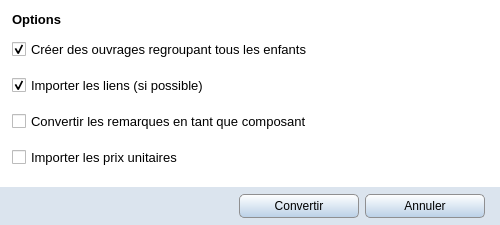
<?xml version="1.0" encoding="UTF-8"?>
<ui version="4.0">
 <class>BcmSettings</class>
 <widget class="QWidget" name="BcmSettings">
  <property name="windowModality">
   <enum>Qt::ApplicationModal</enum>
  </property>
  <property name="geometry">
   <rect>
    <x>0</x>
    <y>0</y>
    <width>500</width>
    <height>225</height>
   </rect>
  </property>
  <property name="minimumSize">
   <size>
    <width>500</width>
    <height>225</height>
   </size>
  </property>
  <property name="maximumSize">
   <size>
    <width>500</width>
    <height>225</height>
   </size>
  </property>
  <property name="windowTitle">
   <string>Options</string>
  </property>
  <property name="windowIcon">
   <iconset resource="../icones/icons.qrc">
    <normaloff>:/Images/asc.svg</normaloff>:/Images/asc.svg</iconset>
  </property>
  <property name="styleSheet">
   <string notr="true">QWidget#BcmSettings {background:#FFFFFF}</string>
  </property>
  <layout class="QGridLayout" name="gridLayout">
   <property name="leftMargin">
    <number>0</number>
   </property>
   <property name="rightMargin">
    <number>0</number>
   </property>
   <property name="bottomMargin">
    <number>0</number>
   </property>
   <property name="verticalSpacing">
    <number>15</number>
   </property>
   <item row="0" column="0">
    <spacer name="spacer_left">
     <property name="orientation">
      <enum>Qt::Horizontal</enum>
     </property>
     <property name="sizeType">
      <enum>QSizePolicy::Fixed</enum>
     </property>
     <property name="sizeHint" stdset="0">
      <size>
       <width>6</width>
       <height>20</height>
      </size>
     </property>
    </spacer>
   </item>
   <item row="0" column="1">
    <widget class="QWidget" name="search_in_widget" native="true">
     <layout class="QVBoxLayout" name="verticalLayout_2">
      <property name="leftMargin">
       <number>0</number>
      </property>
      <property name="topMargin">
       <number>0</number>
      </property>
      <property name="rightMargin">
       <number>0</number>
      </property>
      <property name="bottomMargin">
       <number>0</number>
      </property>
      <item>
       <widget class="QLabel" name="bcm_title">
        <property name="font">
         <font>
          <family>Segoe UI</family>
          <pointsize>10</pointsize>
          <weight>75</weight>
          <bold>true</bold>
         </font>
        </property>
        <property name="text">
         <string>Options</string>
        </property>
       </widget>
      </item>
      <item>
       <layout class="QVBoxLayout" name="search_in_global_layer">
        <item>
         <widget class="QCheckBox" name="bcm_material_group">
          <property name="minimumSize">
           <size>
            <width>0</width>
            <height>30</height>
           </size>
          </property>
          <property name="font">
           <font>
            <family>Segoe UI</family>
            <pointsize>10</pointsize>
           </font>
          </property>
          <property name="text">
           <string>Créer des ouvrages regroupant tous les enfants </string>
          </property>
          <property name="checked">
           <bool>true</bool>
          </property>
         </widget>
        </item>
        <item>
         <widget class="QCheckBox" name="bcm_link">
          <property name="minimumSize">
           <size>
            <width>0</width>
            <height>30</height>
           </size>
          </property>
          <property name="font">
           <font>
            <family>Segoe UI</family>
            <pointsize>10</pointsize>
           </font>
          </property>
          <property name="text">
           <string>Importer les liens (si possible)</string>
          </property>
          <property name="checked">
           <bool>true</bool>
          </property>
         </widget>
        </item>
        <item>
         <widget class="QCheckBox" name="bcm_comment">
          <property name="minimumSize">
           <size>
            <width>0</width>
            <height>30</height>
           </size>
          </property>
          <property name="font">
           <font>
            <family>Segoe UI</family>
            <pointsize>10</pointsize>
           </font>
          </property>
          <property name="text">
           <string>Convertir les remarques en tant que composant</string>
          </property>
         </widget>
        </item>
        <item>
         <widget class="QCheckBox" name="bcm_price">
          <property name="minimumSize">
           <size>
            <width>0</width>
            <height>30</height>
           </size>
          </property>
          <property name="font">
           <font>
            <family>Segoe UI</family>
            <pointsize>10</pointsize>
           </font>
          </property>
          <property name="text">
           <string>Importer les prix unitaires</string>
          </property>
         </widget>
        </item>
       </layout>
      </item>
     </layout>
    </widget>
   </item>
   <item row="0" column="2">
    <spacer name="spacer_left_2">
     <property name="orientation">
      <enum>Qt::Horizontal</enum>
     </property>
     <property name="sizeType">
      <enum>QSizePolicy::Fixed</enum>
     </property>
     <property name="sizeHint" stdset="0">
      <size>
       <width>6</width>
       <height>20</height>
      </size>
     </property>
    </spacer>
   </item>
   <item row="1" column="0" colspan="3">
    <widget class="QWidget" name="fond" native="true">
     <property name="minimumSize">
      <size>
       <width>0</width>
       <height>38</height>
      </size>
     </property>
     <property name="maximumSize">
      <size>
       <width>16777215</width>
       <height>38</height>
      </size>
     </property>
     <property name="styleSheet">
      <string notr="true">QWidget#fond{background: #DBE4EE}</string>
     </property>
     <layout class="QHBoxLayout" name="horizontalLayout_3">
      <property name="leftMargin">
       <number>0</number>
      </property>
      <property name="topMargin">
       <number>0</number>
      </property>
      <property name="rightMargin">
       <number>0</number>
      </property>
      <property name="bottomMargin">
       <number>0</number>
      </property>
      <item>
       <spacer name="spacer_fond_1">
        <property name="orientation">
         <enum>Qt::Horizontal</enum>
        </property>
        <property name="sizeHint" stdset="0">
         <size>
          <width>40</width>
          <height>20</height>
         </size>
        </property>
       </spacer>
      </item>
      <item>
       <widget class="QPushButton" name="ok">
        <property name="minimumSize">
         <size>
          <width>120</width>
          <height>24</height>
         </size>
        </property>
        <property name="maximumSize">
         <size>
          <width>16777215</width>
          <height>24</height>
         </size>
        </property>
        <property name="font">
         <font>
          <family>Segoe UI</family>
          <pointsize>9</pointsize>
         </font>
        </property>
        <property name="styleSheet">
         <string notr="true">QPushButton{border: 1px solid #8f8f91; border-radius: 5px ; padding-right: 10px; padding-left: 10px; background-color: qlineargradient(spread:pad, x1:0, y1:0, x2:0, y2:1, stop:0 #FFFFFF, stop:1 #BAD0E7); }
QPushButton:hover{background-color: qlineargradient(spread:pad, x1:0, y1:0, x2:0, y2:1, stop:0 #F8F8F8, stop:1 #8FADCC); }
QPushButton:pressed{background-color: qlineargradient(spread:pad, x1:0, y1:0, x2:0, y2:1, stop:0 #8FADCC, stop:1 #F8F8F8); }</string>
        </property>
        <property name="text">
         <string>Convertir</string>
        </property>
        <property name="shortcut">
         <string notr="true">Ctrl+S</string>
        </property>
       </widget>
      </item>
      <item>
       <widget class="QPushButton" name="quit">
        <property name="minimumSize">
         <size>
          <width>120</width>
          <height>24</height>
         </size>
        </property>
        <property name="maximumSize">
         <size>
          <width>16777215</width>
          <height>24</height>
         </size>
        </property>
        <property name="font">
         <font>
          <family>Segoe UI</family>
          <pointsize>9</pointsize>
         </font>
        </property>
        <property name="styleSheet">
         <string notr="true">QPushButton{border: 1px solid #8f8f91; border-radius: 5px ; padding-right: 10px; padding-left: 10px; background-color: qlineargradient(spread:pad, x1:0, y1:0, x2:0, y2:1, stop:0 #FFFFFF, stop:1 #BAD0E7); }
QPushButton:hover{background-color: qlineargradient(spread:pad, x1:0, y1:0, x2:0, y2:1, stop:0 #F8F8F8, stop:1 #8FADCC); }
QPushButton:pressed{background-color: qlineargradient(spread:pad, x1:0, y1:0, x2:0, y2:1, stop:0 #8FADCC, stop:1 #F8F8F8); }</string>
        </property>
        <property name="text">
         <string>Annuler</string>
        </property>
        <property name="shortcut">
         <string notr="true">Esc</string>
        </property>
       </widget>
      </item>
      <item>
       <spacer name="spacer_fond_2">
        <property name="orientation">
         <enum>Qt::Horizontal</enum>
        </property>
        <property name="sizeType">
         <enum>QSizePolicy::Fixed</enum>
        </property>
        <property name="sizeHint" stdset="0">
         <size>
          <width>15</width>
          <height>20</height>
         </size>
        </property>
       </spacer>
      </item>
     </layout>
    </widget>
   </item>
  </layout>
 </widget>
 <resources>
  <include location="../icones/icons.qrc"/>
 </resources>
 <connections/>
</ui>
